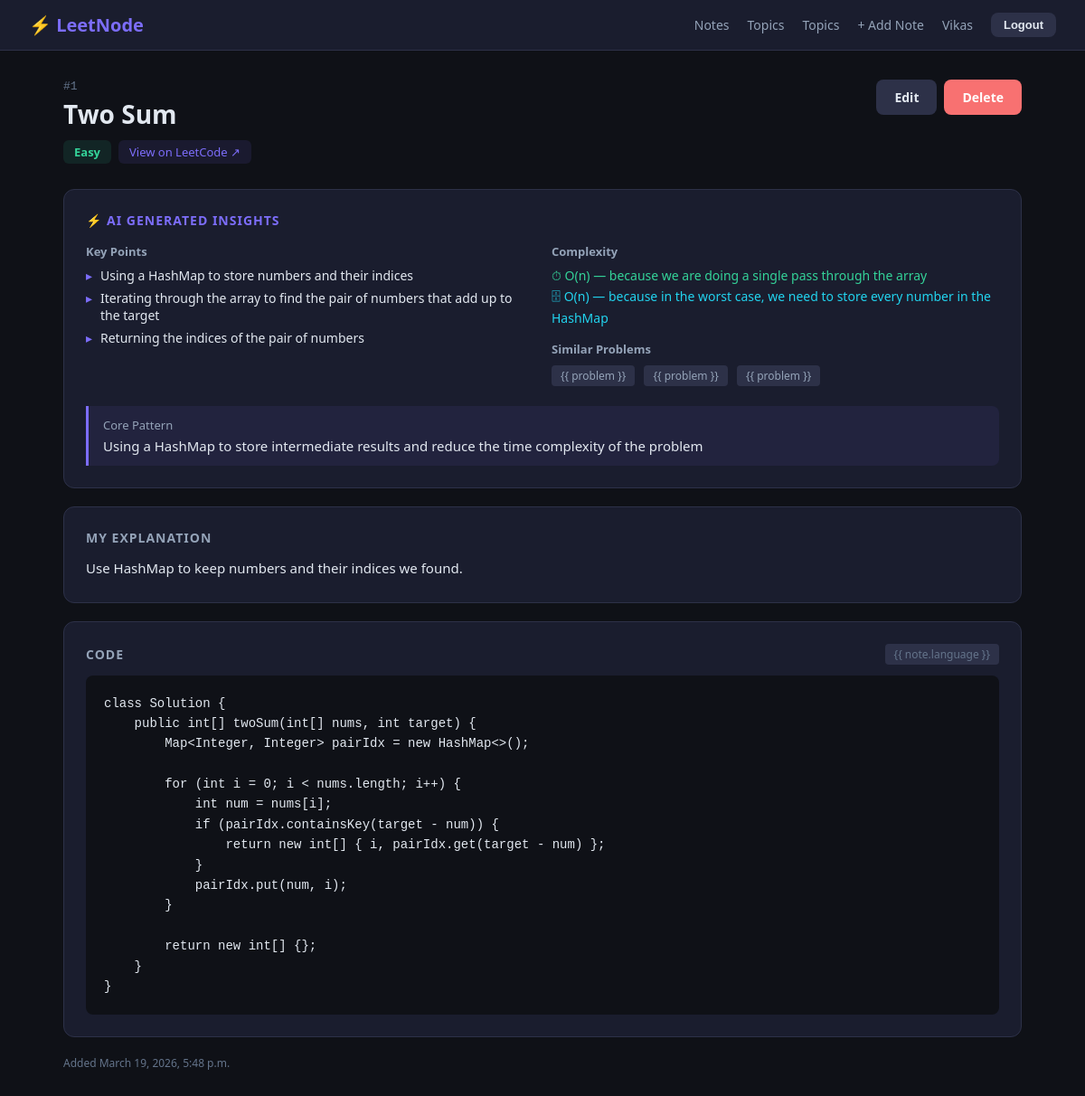
Page /notes/3/ (signed in) on the committed database.
### notes/models.py (models this page shows, shortened)
class Note(models.Model):
    DIFFICULTY_CHOICES = [
        ('easy',   'Easy'),
        ('medium', 'Medium'),
        ('hard',   'Hard'),
    ]
    LANGUAGE_CHOICES = [
        ('python',     'Python'),
        ('java',       'Java'),
        ('cpp',        'C++'),
        ('javascript', 'JavaScript'),
        ('c',          'C'),
    ]
    user           = models.ForeignKey(User, on_delete=models.CASCADE, related_name='notes')
    problem_number = models.IntegerField(null=True, blank=True)
    title          = models.CharField(max_length=200)
    problem_link   = models.URLField(blank=True)
    code           = models.TextField()
    language       = models.CharField(max_length=20, choices=LANGUAGE_CHOICES, default='python')
    explanation    = models.TextField(help_text="Describe your approach in your own words")
    difficulty     = models.CharField(max_length=10, choices=DIFFICULTY_CHOICES, default='easy')
    tags           = models.ManyToManyField(Tag, blank=True)
    key_points       = models.JSONField(default=list, blank=True)
    time_complexity  = models.CharField(max_length=50, blank=True)
    space_complexity = models.CharField(max_length=50, blank=True)
    core_pattern     = models.TextField(blank=True)
    similar_problems = models.JSONField(default=list, blank=True)
    ai_generated     = models.BooleanField(default=False)
    created    = models.DateTimeField(auto_now_add=True)
    updated    = models.DateTimeField(auto_now=True)
    is_public  = models.BooleanField(default=False)
    class Meta:
        ordering = ['-created']   # newest first by default

### notes/views.py (the view)
# urls.py: path('<int:pk>/',     views.note_detail, name='detail'),
@login_required
def note_detail(request, pk):
    note = get_object_or_404(Note, pk=pk, user=request.user)
    return render(request, 'notes/notes_detail.html', {'note': note})

### templates/notes/notes_detail.html (shortened to what this page needs)
{% extends 'base.html' %}
{% block content %}
<div style="display:flex; justify-content:space-between; align-items:flex-start; margin-bottom:28px;">
    <div>
        {% if note.problem_number %}
        <p style="font-family:monospace; font-size:13px; color:#64748b; margin-bottom:4px;">#{{ note.problem_number }}
        </p>
        {% endif %}
        <h1 style="font-size:28px; font-weight:700; margin-bottom:10px;">{{ note.title }}</h1>
        <div style="display:flex; gap:8px; flex-wrap:wrap; align-items:center;">
            {% if note.difficulty == 'easy' %}
            <span
                style="background:rgba(52,211,153,0.1); color:#34d399; padding:4px 12px; border-radius:6px; font-size:13px; font-weight:600;">Easy</span>
            {% elif note.difficulty == 'medium' %}
            <span
                style="background:rgba(251,191,36,0.1); color:#fbbf24; padding:4px 12px; border-radius:6px; font-size:13px; font-weight:600;">Medium</span>
            {% else %}
            <span
                style="background:rgba(248,113,113,0.1); color:#f87171; padding:4px 12px; border-radius:6px; font-size:13px; font-weight:600;">Hard</span>
            {% endif %}
            {% if note.problem_link %}
            <a href="{{ note.problem_link }}" target="_blank"
                style="background:rgba(124,109,250,0.1); color:#7c6dfa; padding:4px 12px; border-radius:6px; font-size:13px; text-decoration:none;">View
                on LeetCode ↗</a>
            {% endif %}
        </div>
    </div>
    <div style="display:flex; gap:8px;">
        <a href="{% url 'notes:update' note.pk %}" class="btn btn-secondary">Edit</a>
        <a href="{% url 'notes:delete' note.pk %}" class="btn btn-danger">Delete</a>
    </div>
</div>
{% if note.ai_generated %}
<div style="background:#1a1d2e; border:1px solid #2d3148; border-radius:12px; padding:24px; margin-bottom:20px;">
    <h2
        style="font-size:14px; font-weight:600; color:#7c6dfa; text-transform:uppercase; letter-spacing:1px; margin-bottom:16px;">
        ⚡ AI Generated Insights</h2>
    <div style="display:grid; grid-template-columns:1fr 1fr; gap:20px;">
        <div>
            <h3 style="font-size:13px; color:#94a3b8; margin-bottom:8px;">Key Points</h3>
            <ul style="list-style:none; display:flex; flex-direction:column; gap:6px;">
                {% for point in note.key_points %}
                <li style="font-size:14px; color:#e2e8f0; padding-left:16px; position:relative;">
                    <span style="position:absolute; left:0; color:#7c6dfa;">▸</span>
                    {{ point }}
                </li>
                {% endfor %}
            </ul>
        </div>
        <div style="display:flex; flex-direction:column; gap:16px;">
            <div>
                <h3 style="font-size:13px; color:#94a3b8; margin-bottom:8px;">Complexity</h3>
                <p style="font-size:14px; color:#34d399;">⏱ {{ note.time_complexity }}</p>
                <p style="font-size:14px; color:#22d3ee; margin-top:4px;">🗄 {{ note.space_complexity }}</p>
            </div>
            {% if note.similar_problems %}
            <div>
                <h3 style="font-size:13px; color:#94a3b8; margin-bottom:8px;">Similar Problems</h3>
                {% for problem in note.similar_problems %}
                <span
                    style="background:#2d3148; color:#94a3b8; font-size:12px; padding:3px 10px; border-radius:4px; margin-right:6px; display:inline-block; margin-bottom:6px;">{{
                    problem }}</span>
                {% endfor %}
            </div>
            {% endif %}
        </div>
    </div>
    {% if note.core_pattern %}
    <div
        style="margin-top:16px; padding:12px 16px; background:rgba(124,109,250,0.08); border-left:3px solid #7c6dfa; border-radius:0 8px 8px 0;">
        <p style="font-size:13px; color:#94a3b8; margin-bottom:4px;">Core Pattern</p>
        <p style="font-size:15px; color:#e2e8f0; font-weight:500;">{{ note.core_pattern }}</p>
    </div>
    {% endif %}
</div>
{% endif %}
<div style="background:#1a1d2e; border:1px solid #2d3148; border-radius:12px; padding:24px; margin-bottom:20px;">
    <h2
        style="font-size:14px; font-weight:600; color:#94a3b8; text-transform:uppercase; letter-spacing:1px; margin-bottom:12px;">
        My Explanation</h2>
    <p style="font-size:15px; color:#e2e8f0; line-height:1.7; white-space:pre-wrap;">{{ note.explanation }}</p>
</div>
<div style="background:#1a1d2e; border:1px solid #2d3148; border-radius:12px; padding:24px; margin-bottom:20px;">
    <div style="display:flex; justify-content:space-between; align-items:center; margin-bottom:12px;">
        <h2 style="font-size:14px; font-weight:600; color:#94a3b8; text-transform:uppercase; letter-spacing:1px;">Code
        </h2>
        <span style="font-size:12px; color:#64748b; background:#2d3148; padding:3px 10px; border-radius:4px;">{{
            note.language }}</span>
    </div>
    <pre
        style="background:#0f1117; border-radius:8px; padding:20px; overflow-x:auto; font-family:monospace; font-size:14px; color:#e2e8f0; line-height:1.6;">{{ note.code }}</pre>
</div>
<p style="font-size:12px; color:#64748b;">Added {{ note.created }}</p>
{% endblock %}

### templates/base.html (shortened to what this page needs)
<!DOCTYPE html>
<html lang="en">
<head>
</head>
<body>
    <nav>
        <a href="/notes/" class="logo">⚡ LeetNode</a>
        <div class="nav-links">
            {% if user.is_authenticated %}
            <a href="/notes/">Notes</a>
            <a href="/topics/">Topics</a>
            <a href="{% url 'topics:list' %}">Topics</a>
            <a href="/notes/create/">+ Add Note</a>
            <a href="{% url 'accounts:profile' %}">{{ user.username }}</a>
            <form method="POST" action="{% url 'accounts:logout' %}" style="display:inline">
                <button type="submit" class="btn btn-secondary" style="padding:6px 14px;font-size:13px;">Logout</button>
            </form>
            {% else %}
            <a href="{% url 'accounts:login' %}">Login</a>
            <a href="{% url 'accounts:register' %}" class="btn btn-primary" style="padding:6px 14px;">Register</a>
            {% endif %}
        </div>
    </nav>
    <div class="container">
        {% block content %}{% endblock %}
    </div>
</body>
</html>

### templates/base.html (style rules this page uses)
* { box-sizing: border-box; margin: 0; padding: 0; }
body { font-family: 'Segoe UI', sans-serif; background: #0f1117; color: #e2e8f0; min-height: 100vh; }
nav { background: #1a1d2e; border-bottom: 1px solid #2d3148; padding: 14px 32px; display: flex; align-items: center; justify-content: space-between; }
nav .logo { font-size: 20px; font-weight: 700; color: #7c6dfa; text-decoration: none; }
nav .nav-links { display: flex; gap: 20px; align-items: center; }
nav a { color: #94a3b8; text-decoration: none; font-size: 14px; transition: color 0.2s; }
.container { max-width: 1100px; margin: 0 auto; padding: 32px 20px; }
.btn { display: inline-block; padding: 10px 20px; border-radius: 8px; font-size: 14px; font-weight: 600; cursor: pointer; text-decoration: none; border: none; transition: opacity 0.2s; }
.btn-danger { background: #f87171; color: #fff; }
.btn-secondary { background: #2d3148; color: #e2e8f0; }

### rows in the picture
Note: problem_number "1", title "Two Sum", ai_generated True (drawn), time_complexity "O(n) — because we are doing a single pass through the array", space_complexity "O(n) — because in the worst case, we need to store every number in the HashMap", core_pattern "Using a HashMap to store intermediate results and reduce the time complexity of the problem", explanation "Use HashMap to keep numbers and their indices we found.", code "class Solution { public int[] twoSum(int[] nums, int target) { Map<Integer, Integer> pairIdx = new HashMap<>(); for (int i = 0; i < nums.length; i++) { int num = nums[i]; if (pairIdx.containsKey(target - num)) { return new int[] { i, pairIdx.get(target - num) }; } pairIdx.put(num, i); } return new int[] {}; } }", created "March 19, 2026, 5:48 p.m."

### other values in the picture
{{ user.username }} "Vikas"
{{ point }} "Using a HashMap to store numbers and their indices" "Iterating through the array to find the pair of numbers that add up to the target" "Returning the indices of the pair of numbers"
